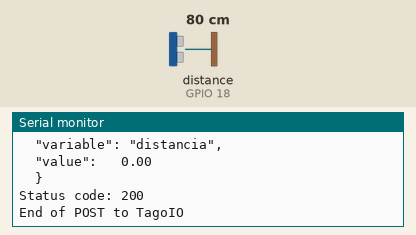
The sketch below on a simulated ESP32. Parts: the last lines printed to the serial monitor. Wiring (inferred from the names in the program): ultrasonic range finder: trigger GPIO 5; echo GPIO 18. Inputs (shaded band) come from the test bench; at power-on: distance to the obstacle (sensor on GPIO 18) 80 cm. The echo pulse lasts 58.3 µs per cm; WiFi joins after 1.5 s; servers stay silent unless stated; uploads are accepted with an empty reply.

Above: at 3.2 s.
3.3 s: distance to the obstacle (sensor on GPIO 18) set to 2 cm
At 7.48 s:
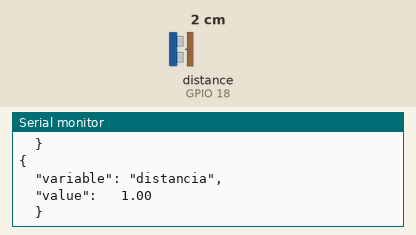
9.2 s: distance to the obstacle (sensor on GPIO 18) set to 4 cm
At 14.2 s:
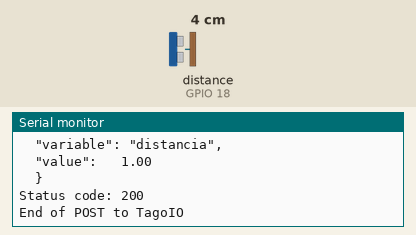
Timing chart, 0 to 15.7 s (numbered marks = the images above; inputs shaded):
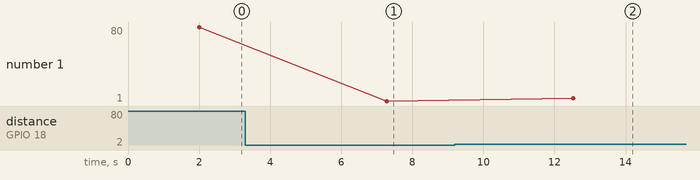

Measured:
- after the input at 3.3 s, the serial monitor: prints a new line after 4.0 s (image 1)
- after the input at 9.2 s, the serial monitor: prints a new line after 3.3 s (image 2)
- plotted number 1: 80 → 1 after the input at 3.3 s, 1 → 4 after the input at 9.2 s

The sketch:

Codigo_Arduino.ino
```cpp
#include "Arduino.h"
#include "WiFi.h"
#include "HTTPClient.h"

char ssid[] = "Buzatinho";
char pass[] = "11235813";

char serverAddress[] = "https://api.tago.io/data";
char contentHeader[] = "application/json";
char tokenHeader[]   = "6a5fa881-1c4b-4a8c-8fdd-90e9423374ed"; //Token do Dispositivo

HTTPClient client;

#define trigPin 5
#define echoPin 18

long duration, distance;
bool bueiro1 = true;

void init_wifi() {
  Serial.println("Conectando WiFi");
  WiFi.begin(ssid, pass);
  while (WiFi.status() != WL_CONNECTED) {
    Serial.print(".");
    delay(1000);
  }
  Serial.println("Conectado");
  Serial.print("Meu IP é: ");
  Serial.println(WiFi.localIP());
}


void setup() {
  Serial.begin(9600);
  init_wifi();

  pinMode(trigPin, OUTPUT);
  pinMode(echoPin, INPUT);
  digitalWrite(trigPin, LOW);

}

void loop() {
  lerDistancia();

  char anyData[30];
  char postData[300];
  char anyData1[30];
  char bAny[30];
  int statusCode = 0;

  strcpy(postData, "{\n\t\"variable\": \"distancia\",\n\t\"value\": ");
  dtostrf(bueiro1, 6, 2, anyData);
  strncat(postData, anyData, 100);
  strcpy(anyData1, "\n\t}\n");
  strncat (postData, anyData1, 100);
  Serial.println(postData);
  Serial.println(postData);

  client.begin(serverAddress);
  client.addHeader("Content-Type", contentHeader);
  client.addHeader("Device-Token", tokenHeader);
  statusCode = client.POST(postData);

  Serial.print("Status code: ");
  Serial.println(statusCode);
  Serial.println("End of POST to TagoIO");
  Serial.println();
  delay(5000);
}

void lerDistancia(){
  digitalWrite(trigPin, LOW);
  delayMicroseconds(2);

  digitalWrite(trigPin, HIGH);
  delayMicroseconds(10);
  digitalWrite(trigPin, LOW);

  duration = pulseIn(echoPin, HIGH);
  distance = (duration / 2) / 29.1;
  Serial.println(distance);


  if (distance < 10) {
   bueiro1 = 1;
  }
  else {
    bueiro1 = 0;
  }

}
```
